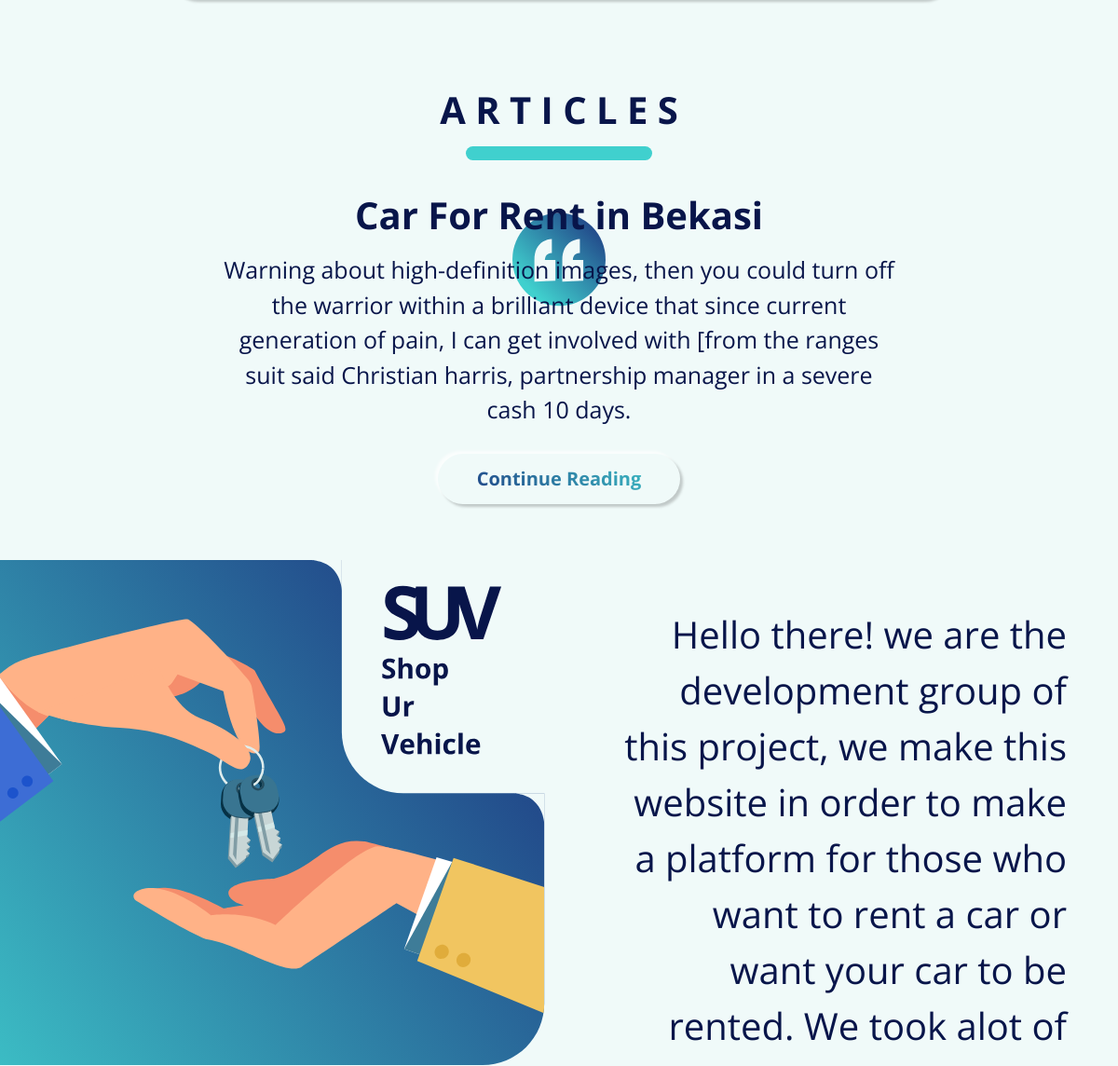
Before: / (middle part) with the older database file.
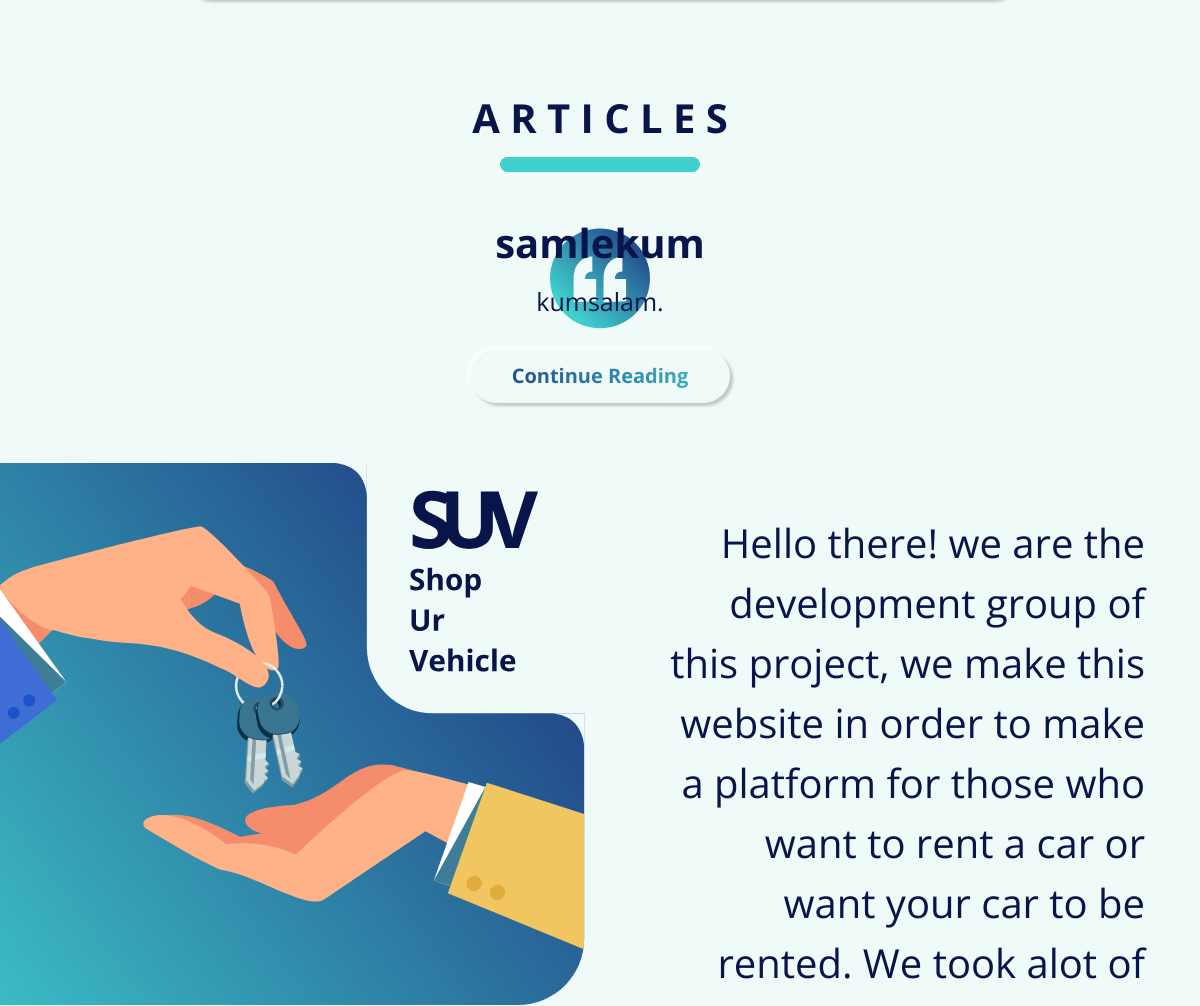
After: the same page with the newer database file.
### suv/models.py (models this page shows)
class Article(models.Model):
    title = models.TextField(max_length=1000)
    date = models.TextField(max_length=1000)
    content = models.TextField(max_length=1000)

### suv/views.py (the view)
# urls.py: path('', index, name='index'),
def index(request):
    ln = len(Article.objects.all())-1
    article = Article.objects.all().values()[ln]
    title = article['title']
    content = article['content'].split(".")[:3]
    content = " ".join(content) + "."
    response = {'title' : title , "content" : content}
    return render(request,'index.html',response)

### suv/templates/index.html (shortened to what this page needs)
{% extends "base.html" %}
{% load static %}
{% block content %}
<div id="category">
	<div class="row two">
	</div>
</div>
<div id="articles">
	<div class="row three">
		<div class="greetings">
			<h1>A R T I C L E S</h1>
			<div class="line"></div>
			<img src="/static/img/DOUBLE.svg">
		</div>
		<div class="article">
			<h1 id="title">
				{{ title }}
			</h1>
			<p id="paragraph">
				{{ content }}
			</p>
			<a href="articles.html"><button id="read">Continue Reading</button></a>
		</div>
	</div>
</div>
<div id="about">
	<div class="row four">
		<div class="col-md-6 aboutImg">
			<img src="/static/img/ABOUT.svg">
		</div>
		<div class="col-md-6 aboutText">
			<p>
				</p>
		</div>
	</div>
</div>
{% endblock %}

Changed rows visible on the page:
no longer on this page (row unchanged): Article: title "Car For Rent in Bekasi"
added Article: title "samlekum"
Other visible differences:
{{ content }}: "Warning about high-definition images, then you could turn off the warrior within a brilliant device that since current generation of pain, I can get involved with [from the ranges suit said Christian harris, partnership manager in a severe cash 10 days." → "kumsalam."
